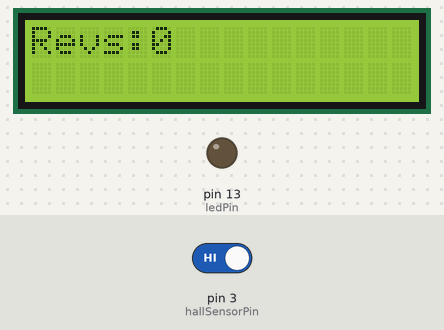
This sketch was run on a simulated Arduino Uno, built with avr-gcc and run on an emulated ATmega328P. Parts: 16×2 character LCD, output pins drawn as LEDs (lit = HIGH). The test bench sets the inputs (shaded band); at power-on: pin 3 (hallSensorPin) HIGH.

Above: at 1.2 s.
1.3 s: pin 3 (hallSensorPin) driven LOW
At 2.0 s:
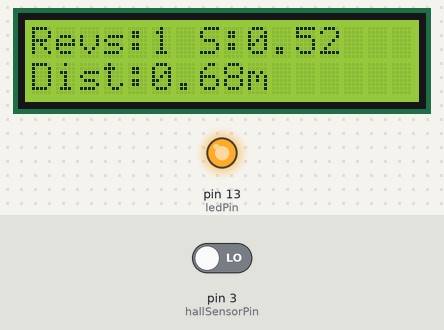
2.8 s: pin 3 (hallSensorPin) driven HIGH
At 4.0 s:
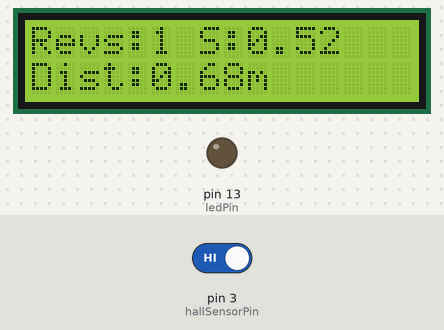
4.3 s: pin 3 (hallSensorPin) driven LOW
At 5.4 s:
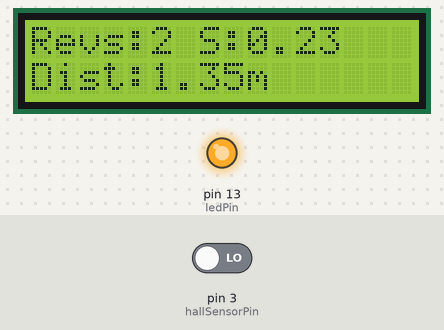
Timing chart, 0 to 7.3 s (numbered marks = the images above; inputs shaded):
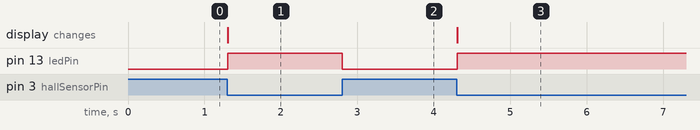

Measured:
- after the input at 1.3 s, pin 13 (ledPin): LOW → HIGH at once; the display: changes at once (image 1)
- after the input at 2.8 s, pin 13 (ledPin): HIGH → LOW at once
- after the input at 4.3 s, pin 13 (ledPin): LOW → HIGH at once; the display: changes at once (image 3)

The sketch:

sketch_hamster_wheel_tracker.ino
```cpp
#include <LiquidCrystal.h>

LiquidCrystal lcd(1, 2, 4, 5, 6, 7);

int ledPin = 13;
int hallSensorPin = 3;
int prevState = 0;
int currState = 0;
int revolutions = 0;
float distance = 0;
float circumference = 67.544;
unsigned long prevRevTime = 0;

void setup() {
  lcd.begin(16, 2);
  pinMode(ledPin, OUTPUT);
  pinMode(hallSensorPin, INPUT);
  lcd.clear();
  lcd.setCursor(0, 0);
  lcd.print("Revs:");
  lcd.print(revolutions);
}

void loop() {
  prevState = currState;
  currState = digitalRead(hallSensorPin);

  if (prevState == HIGH && currState == LOW) {
    revolutions = revolutions + 1;
    distance = distance + circumference;
    unsigned long currRevTime = millis();
    float deltaTime = currRevTime - prevRevTime;
    // deltaTime in seconds
    deltaTime = deltaTime / 1000.0;

    // m per second
    float speed = circumference / 100 / deltaTime;
    prevRevTime = currRevTime;
    lcd.clear();
    lcd.setCursor(0, 0);
    lcd.print("Revs:");
    lcd.print(revolutions);
    lcd.print(" S:");
    lcd.print(speed);
    lcd.setCursor(0,1);
    lcd.print("Dist:");
    lcd.print(distance/100);
    lcd.print("m");
  }

  if (currState == LOW) {
    digitalWrite(ledPin, HIGH);
  } else {
    digitalWrite(ledPin, LOW);
  }
}
```
